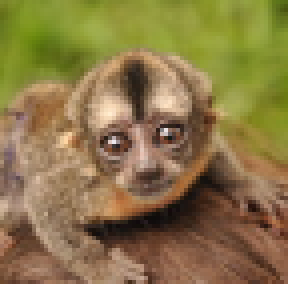
#> input picture mono.png, 72 x 71 px (shown 4 times larger)
$ python ImageToBit.py
#> lines starting #> are read from the running program, lines starting #| are printed output that depends on the picture
### streamCipher.py
'''
UNIVERSIDAD DEL VALLE DE GUATEMALA
Criptografía y Cifrado de la Información
Sección 10

Walter Danilo Saldaña Salguero 19897
Jose Abraham Gutierrez Corado 19111
Javier Alejandro Cotto Argueta 19324

LABORATORIO #3
'''

import random
from random import seed
from random import randint

def LCG(a, b, N, k, t):
    cadena = ''
    x0 = random.randrange(0,N)
    for i in range(t):
        x1 = (x0 * a + b) % N
        xb = str(bin(x1))[2:]
        if len(xb) > k:
            cadena += xb[:k]
        elif len(xb) < k:
            cadena += ('0'*(k-len(xb))) + xb
        else:
            cadena += xb
        x0 = x1
    return [int(i) for i in cadena], cadena

def wichmanHill(k ,t):
    s1 = randint(1, 30000)
    s2 = randint(1, 30000)
    s3 = randint(1, 30000)
    cadena = ''
    for i in range(t):
        s1 = (171 * s1) % 30269
        s2 = (172 * s2) % 30307
        s3 = (170 * s3) % 30323
        v = round((s1/30269 + s2/30307 + s3/30323) % 1)

        xb = str(bin(v))[2:]
        if len(xb) > k:
            cadena += xb[:k]
        elif len(xb) < k:
            cadena += ('0'*(k-len(xb))) + xb
        else:
            cadena += xb
    return cadena

    #n longitud de cadena de feedback
    #taps lista con posiciones
    #seed x0 de longitud n
    #iteraciones burnin phase
def LFSR(seed, n, taps, iteraciones):
    #seed = ""
    bit = ""
    taps = sorted(taps, reverse = True)
    cont = 0
    r = 0

    while (cont != iteraciones):
        x = int(seed[0])
        for i in taps[1:]:
            x = x ^ int(seed[i])

        seed = str(x) + seed
        cont += 1

    return [int(i) for i in seed], seed

def randomNumber():
    num = randint(0, 1)
    return num

### ImageToBit.py
'''
UNIVERSIDAD DEL VALLE DE GUATEMALA
Criptografía y Cifrado de la Información
Sección 10

Walter Danilo Saldaña Salguero 19897
Jose Abraham Gutierrez Corado 19111
Javier Alejandro Cotto Argueta 19324

LABORATORIO #3
'''

import numpy as np
import matplotlib.pyplot as plt
import re
from skimage import data, io   # estas librerías solo se usan para
from PIL import Image               # llamar al ejemplo de cameraman.png
import streamCipher as sc

def xor(a, b):
    m = len(a)
    n = len(b)
    maxx = max(m,n)
    if (m < n):
        a = a + (n-m)*'0'
    if (n < m):
        b = b + (m-n)*'0'

    c = ''
    for i in range(0, maxx):
        c = c + str(int(a[i]) ^ int(b[i]))
    return c

def img2bits(I):
    ''' Convierte una imagen en escala de grises a cadena de bits.
        Input:  I = imagen, como numpy array de shape (m,n).
        Output: s = string de bits, donde se concatenan cada pixel de I.
    '''
    m, n = I.shape
    s = ''
    for i in range(0, m):
        for j in range(0, n):
            s = s + '{0:08b}'.format(I[i,j])
    return s


def bits2img(x, shape):
    ''' Convierte una cadena de bits a una imagen en escala de grises.
        Input:  s = string de bits, donde se concatenan cada pixel de I.
                shape = dimensiones (m,n) de la imagen de salida I.
        Output: I = imagen, como numpy array de shape (m,n).
    '''

    m, n = shape
    I = np.zeros(m*n).astype(np.uint8)
    bts = re.findall('........', x)
    for i in range(0, len(bts)-1):
        I[i] = int(bts[i], 2)
    I = I.reshape(m,n)
    return I


I = io.imread('mono.png', as_gray = True)
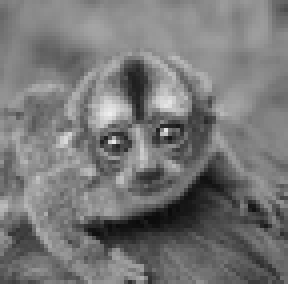
#> I: shape (71, 72) float64 (shown 4 times larger); min 0.0456, max 0.936, mean 0.467

J = Image.fromarray(I)
J = J.resize((J.size[0]//2, J.size[1]//2), Image.LANCZOS)
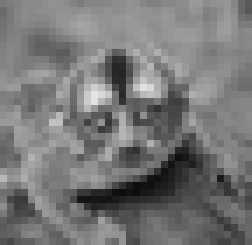
#> J: PIL image 36x35 F (shown 7 times larger); min 0.0523, max 0.905, mean 0.467
I = np.array(J) * 255
#> I: shape (35, 36) float32
I = I.astype(float).astype(int)


plt.figure()
plt.imshow(I, cmap='gray')
plt.show()

s0 = img2bits(I)

#Stream 1
s1 = sc.LCG(3,5,254,8,int(len(s0)/8))
r1 = xor(s0, s1[0])
#> in xor, `n = len(b)`: n = 10080
#> the loop in xor, `for i in range(0, maxx):` made 10080 passes
#> c on passes 1 to 3: '1', '11', '111'

#Stream 2
s2 = sc.LFSR(r1, len(r1), [1, 2, 3, 4, 5, 6, 9, 11, 14, 15], 10)
#> in LFSR, `taps = sorted(taps, reverse = True)`: taps = [15, 14, 11, 9, 6, 5, 4, 3, 2, 1]
r2 = xor(r1, s2[0])
#> the loop in xor (call 2), `for i in range(0, maxx):` made 10090 passes

#Stream 3
s3 = sc.wichmanHill(8,int(len(s0)/8))
r3 = xor(r2, s3[0])

rf = xor(s0, r3)

I1 = bits2img(r1, I.shape)
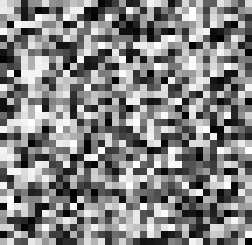
#> I1: shape (35, 36) (shown 7 times larger); min 0, max 255, mean 130.7
I2 = bits2img(r2, I.shape)
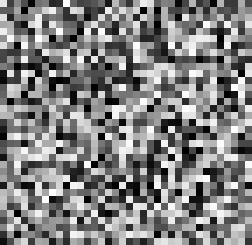
#> I2: shape (35, 36) (shown 7 times larger); min 0, max 255, mean 128.4
I3 = bits2img(r3, I.shape)
I4 = bits2img(rf, I.shape)
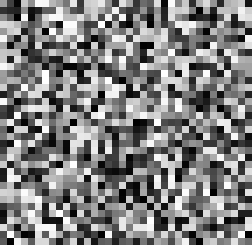
#> I4: shape (35, 36) (shown 7 times larger); min 0, max 255, mean 127.7

plt.figure(figsize=(15,8))

#Graficar primera transformación (Con algoritmo LCG)
plt.subplot(2,2,1)
plt.imshow(I1, cmap='gray')

#Graficar segunda transformación (Con algoritmo LFSR)
plt.subplot(2,2,2)
plt.imshow(I2, cmap='gray')

#Graficar tercera transformación (Con algoritmo wichmanHill)
plt.subplot(2,2,3)
plt.imshow(I3, cmap='gray')

#Graficar cuarta transformación (xor de la transformación resultante con la imagen original)
plt.subplot(2,2,4)
plt.imshow(I4, cmap='gray')

plt.show()
